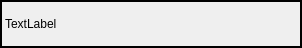
<?xml version="1.0" encoding="UTF-8"?>
<ui version="4.0">
 <class>drmSegmentsView</class>
 <widget class="QWidget" name="drmSegmentsView">
  <property name="geometry">
   <rect>
    <x>0</x>
    <y>0</y>
    <width>302</width>
    <height>48</height>
   </rect>
  </property>
  <property name="windowTitle">
   <string>Form</string>
  </property>
  <property name="autoFillBackground">
   <bool>true</bool>
  </property>
  <layout class="QHBoxLayout" name="horizontalLayout">
   <property name="spacing">
    <number>0</number>
   </property>
   <property name="leftMargin">
    <number>0</number>
   </property>
   <property name="topMargin">
    <number>0</number>
   </property>
   <property name="rightMargin">
    <number>0</number>
   </property>
   <property name="bottomMargin">
    <number>0</number>
   </property>
   <item>
    <widget class="QLabel" name="drmSegmentLabel">
     <property name="frameShape">
      <enum>QFrame::Box</enum>
     </property>
     <property name="frameShadow">
      <enum>QFrame::Plain</enum>
     </property>
     <property name="lineWidth">
      <number>2</number>
     </property>
     <property name="text">
      <string>TextLabel</string>
     </property>
    </widget>
   </item>
  </layout>
 </widget>
 <resources/>
 <connections/>
</ui>
